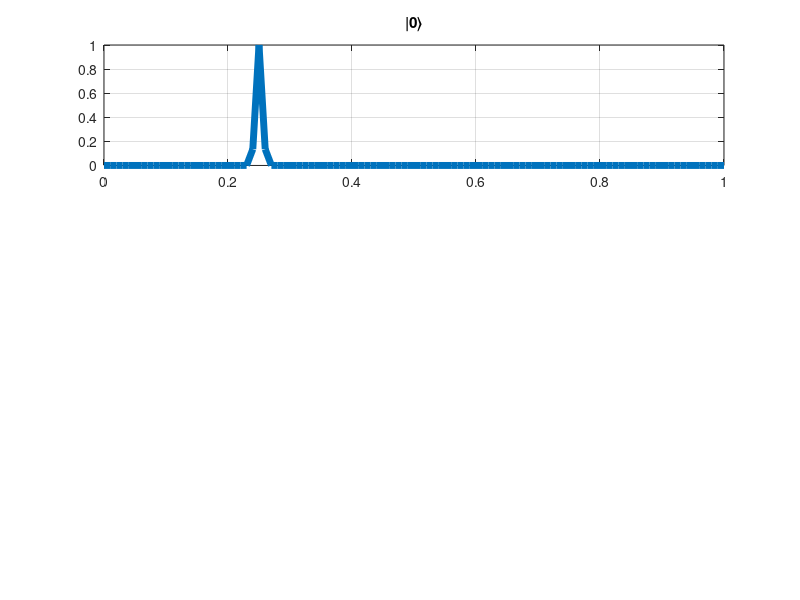

MATLAB code for this plot: (Note: this script raises an error after producing the figure.)

%% Step 1
figure('units','normalized','outerposition',[0 0 0.5 1])
x = 0:0.01:1;
subplot(3,1,1)
y = gaussmf(x,[0.005 0.25]);
plot(x,y,    'LineWidth',5)
grid on
title ('|0\rangle')
ylim([0 1])
ax = gca; % current axes
ax.FontSize = 25;

subplot(3,1,2)
y = gaussmf(x,[0.005 0.25+0.5]);
plot(x,y,    'LineWidth',5)
grid on
title ('|1\rangle')
xlabel('Time(ns)')
ylim([0 1])
ax = gca; % current axes
ax.FontSize = 25;

subplot(3,1,3)
y = gaussmf(x,[0.005 0.25]);
y2 = gaussmf(x,[0.005 0.25+0.5]);
plot(x,y+y2,    'LineWidth',5)
grid on
title ('|d\rangle')
ylim([0 1])
ax = gca; % current axes
ax.FontSize = 25;
%% Step 2
figure('units','normalized','outerposition',[0 0 1 1])
x = 0:0.01:10;
subplot(2,1,1)

y = gaussmf(x,[0.075 0.25+1])+...
    gaussmf(x,[0.075 0.25+0.5+2])+...
    gaussmf(x,[0.075 0.25+3])+...
    gaussmf(x,[0.075 0.25+4])+...
    gaussmf(x,[0.075 0.25+5])+...
    gaussmf(x,[0.075 0.25+5+0.5])+...
    gaussmf(x,[0.075 0.25+6])+...
    gaussmf(x,[0.075 0.25+7])+...
    gaussmf(x,[0.075 0.25+7+0.5])+...
    gaussmf(x,[0.075 0.25+8+0.5])+...
    gaussmf(x,[0.075 0.25+9+0.5]);

plot(x,y,'LineWidth',5)
grid on
title ('Measured before UZMI')
ax = gca; % current axes
ax.FontSize = 10;
xlabel('Time(ns)')

subplot(2,1,2)

y = gaussmf(x,[0.075 0.25+1])+...
    gaussmf(x,[0.075 0.25+1+0.5])+...
    gaussmf(x,[0.075 0.25+2+0.5])+...
    gaussmf(x,[0.075 0.25+3+0.5])+...
    gaussmf(x,[0.075 0.25+4])+...
    gaussmf(x,[0.075 0.25+4+0.5])+...
    gaussmf(x,[0.075 0.25+5])+...
    gaussmf(x,[0.075 0.25+6+0.5])+...
    gaussmf(x,[0.075 0.25+7])+...
    gaussmf(x,[0.075 0.25+8])+...
    gaussmf(x,[0.075 0.25+8+0.5])+...
    gaussmf(x,[0.075 0.25+9])+...
    gaussmf(x,[0.075 0.25+9+0.5]);

plot(x,y,'LineWidth',5)
grid on
title ('Measured in SPD_2')
ax = gca; % current axes
ax.FontSize = 10;
xlabel('Time(ns)')
%% COW Protocol
figure('units','normalized','outerposition',[0 0 1 0.5])
x = 0:0.01:2;

subplot(1,2,1)
y = gaussmf(x,[0.005 0.25+1]);
y2 = gaussmf(x,[0.005 0.25+0.5]);
plot(x,y+y2,'LineWidth',5)
grid on
title ('|1\rangle                         |0\rangle')
ylim([0 1])
xlim([0 2])
ax = gca; % current axes
ax.FontSize = 25;

subplot(1,2,2)
x = 0:0.01:2;
y = gaussmf(x,[0.005 0.25+1]);
y2 = gaussmf(x,[0.005 0.25+0.5+1]);
plot(x,y+y2,'LineWidth',5)
grid on
title ('|d\rangle')
ylim([0 1])
xlim([0 2])
ax = gca; % current axes
ax.FontSize = 25;
%% Dm3
figure('units','normalized','outerposition',[0 0 0.82 1])
p=0.1;
size=10;
x=0:0.01:size;
%A=rand(size,1);
A=[0.6 0.6 0.4 0 0.6 0.4 0.6 0.4 0 0.4];
Bdata=zeros(size,1);
DM=zeros(2*size,1);
DM1=zeros(2*size,1);
DM2=zeros(2*size,1);
j=1;


for i=1:size
    if A(i)<p
        Bdata(i)=2;
        DM(j)=1;
        DM(j+1)=1;
    elseif A(i)<(1-p)/2+p
        Bdata(i)=1;
        DM(j)=1;
        DM(j+1)=0;
    else
        Bdata(i)=0;
        DM(j)=0;
        DM(j+1)=1;
    end
    j=j+2;
end

for i=2:2*size
   if DM(i)+DM(i-1)==2
       DM1(i)=0;
       DM2(i)=1;
   elseif DM(i)+DM(i-1)==1
       DM1(i)=1;
       DM2(i)=0;
   else
       DM1(i)=0;
       DM2(i)=0;
   end
end

yDM=0;
yDM1=0;
yDM2=0;


for j=1:2*size
    if DM(j)==1
    yDM = yDM + gaussmf(x,[0.005 j/2-0.25]);
    end
    if DM2(j)==1
    yDM2 = yDM2 + gaussmf(x,[0.005 j/2-0.25]);
    end
    if DM1(j)==1
    yDM1 = yDM1 + gaussmf(x,[0.005 j/2-0.25]);
    end
end

subplot(3,1,1)
plot(x,yDM,'LineWidth',5)
grid on
xlabel('Time(ns)')
ylabel('DM')
title('0          0          1          d          0          1          0          1          d          1')
ax = gca; % current axes
ax.FontSize = 25;
subplot(3,1,3)

plot(x,yDM1,'k','LineWidth',5)
grid on
xlabel('Time(ns)')
ylabel('DM1')
ax = gca; % current axes
ax.FontSize = 25;
subplot(3,1,2)
plot(x,yDM2,'r','LineWidth',5)
grid on
xlabel('Time(ns)')
ylabel('DM2')
ax = gca; % current axes
ax.FontSize = 25;